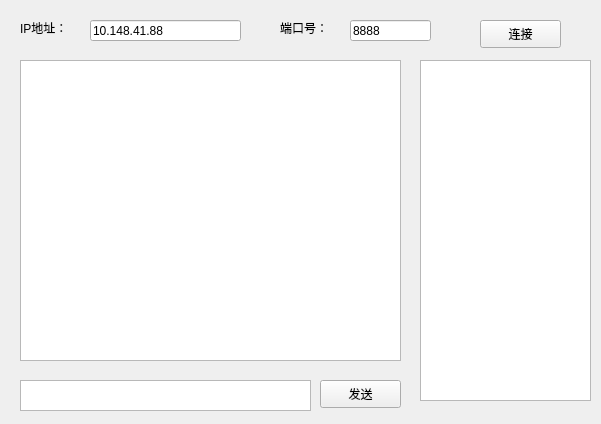
<?xml version="1.0" encoding="UTF-8"?>
<ui version="4.0">
 <class>Widget</class>
 <widget class="QWidget" name="Widget">
  <property name="geometry">
   <rect>
    <x>0</x>
    <y>0</y>
    <width>601</width>
    <height>424</height>
   </rect>
  </property>
  <property name="windowTitle">
   <string>洲洲TCP客户端</string>
  </property>
  <widget class="QLineEdit" name="leipAddress">
   <property name="geometry">
    <rect>
     <x>90</x>
     <y>20</y>
     <width>151</width>
     <height>21</height>
    </rect>
   </property>
   <property name="text">
    <string>10.148.41.88</string>
   </property>
  </widget>
  <widget class="QLineEdit" name="leport">
   <property name="geometry">
    <rect>
     <x>350</x>
     <y>20</y>
     <width>81</width>
     <height>21</height>
    </rect>
   </property>
   <property name="text">
    <string>8888</string>
   </property>
  </widget>
  <widget class="QPushButton" name="connectBtn">
   <property name="geometry">
    <rect>
     <x>480</x>
     <y>20</y>
     <width>81</width>
     <height>28</height>
    </rect>
   </property>
   <property name="text">
    <string>连接</string>
   </property>
  </widget>
  <widget class="QTextBrowser" name="textReceive">
   <property name="geometry">
    <rect>
     <x>20</x>
     <y>60</y>
     <width>381</width>
     <height>301</height>
    </rect>
   </property>
  </widget>
  <widget class="QListWidget" name="listWidget">
   <property name="geometry">
    <rect>
     <x>420</x>
     <y>60</y>
     <width>171</width>
     <height>341</height>
    </rect>
   </property>
  </widget>
  <widget class="QPlainTextEdit" name="textSend">
   <property name="geometry">
    <rect>
     <x>20</x>
     <y>380</y>
     <width>291</width>
     <height>31</height>
    </rect>
   </property>
  </widget>
  <widget class="QPushButton" name="sendBtn">
   <property name="geometry">
    <rect>
     <x>320</x>
     <y>380</y>
     <width>81</width>
     <height>28</height>
    </rect>
   </property>
   <property name="text">
    <string>发送</string>
   </property>
  </widget>
  <widget class="QLabel" name="label_2">
   <property name="geometry">
    <rect>
     <x>20</x>
     <y>20</y>
     <width>72</width>
     <height>15</height>
    </rect>
   </property>
   <property name="text">
    <string>IP地址：</string>
   </property>
  </widget>
  <widget class="QLabel" name="label">
   <property name="geometry">
    <rect>
     <x>280</x>
     <y>20</y>
     <width>72</width>
     <height>15</height>
    </rect>
   </property>
   <property name="text">
    <string>端口号：</string>
   </property>
  </widget>
 </widget>
 <layoutdefault spacing="6" margin="11"/>
 <resources/>
 <connections/>
</ui>
